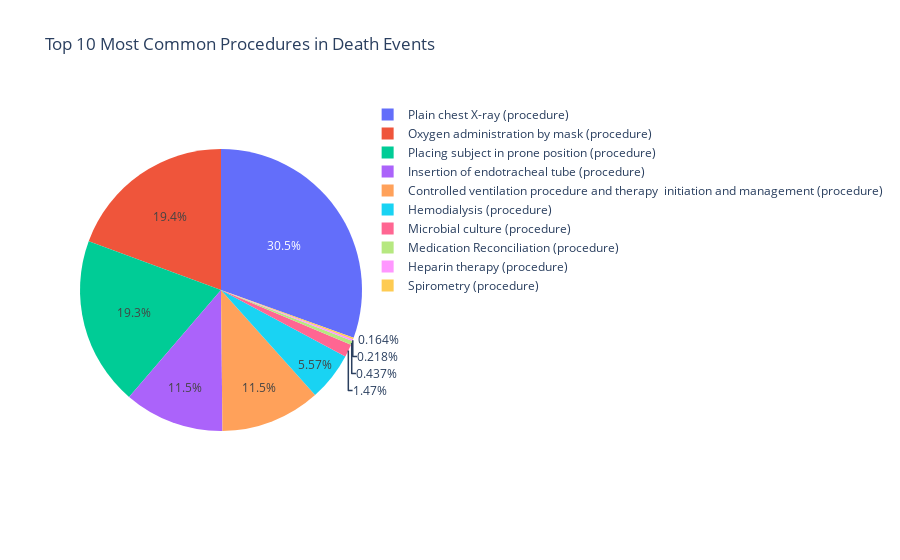

The notebook cell this image was saved under:
### Code cell
# Plotly pie chart of the top 10 most common procedures in death events
import plotly.express as px

fig = px.pie(death_procedures_counts.head(10).reset_index(), values='count', names='index', title='Top 10 Most Common Procedures in Death Events')
fig.show()

### Figure 1 — Plotly figure (JSON) as saved in the notebook; plotly's stock layout.template omitted (floating-point values rounded to 4 significant figures)
{"data": [{"domain": {"x": [0, 1], "y": [0, 1]}, "hovertemplate": "index=%{label}<br>count=%{value}<extra></extra>", "labels": ["Plain chest X-ray (procedure)", "Oxygen administration by mask (procedure)", "Placing subject in prone position (procedure)", "Insertion of endotracheal tube (procedure)", "Controlled ventilation procedure and therapy  initiation and management (procedure)", "Hemodialysis (procedure)", "Microbial culture (procedure)", "Medication Reconciliation (procedure)", "Heparin therapy (procedure)", "Spirometry (procedure)"], "legendgroup": "", "name": "", "showlegend": true, "type": "pie", "values": [559, 355, 354, 210, 210, 102, 27, 8, 4, 3]}], "layout": {"legend": {"tracegroupgap": 0}, "title": {"text": "Top 10 Most Common Procedures in Death Events"}}}
